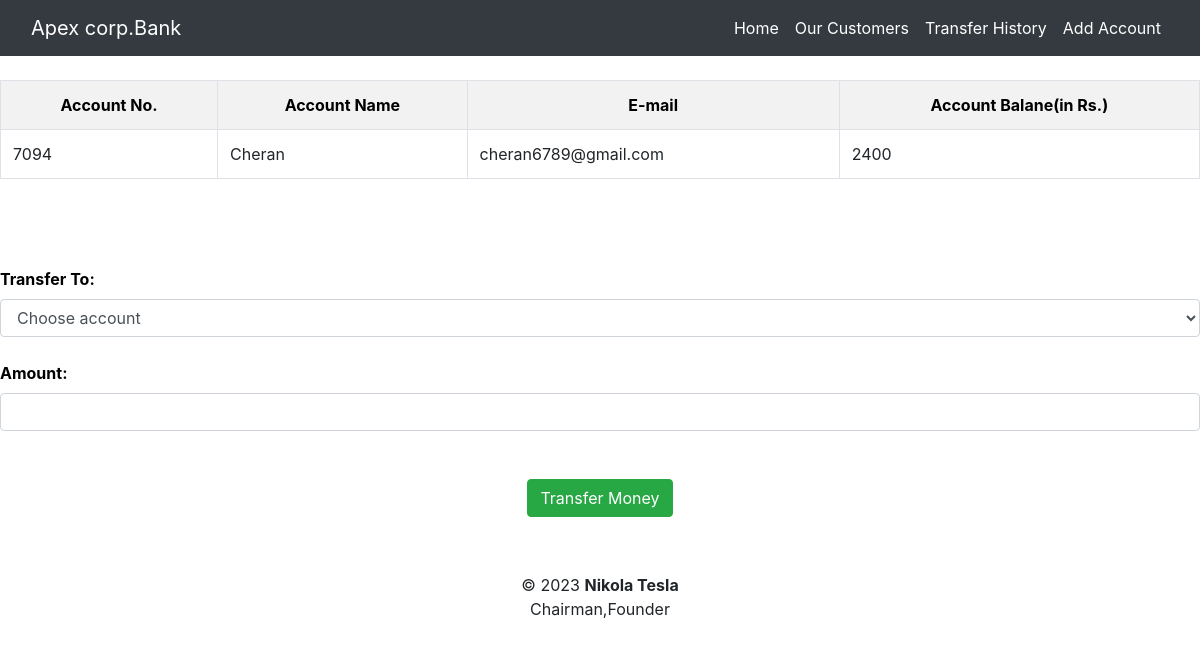
Screenshot of /transfer.php?tf=7094 with the database file from the repository.
### tables this page shows
CREATE TABLE `account` (
  `accno` int(11) DEFAULT NULL,
  `name` varchar(255) NOT NULL,
  `mail` text NOT NULL,
  `amt` int(11) NOT NULL
);

### transfer.php (the view, shortened to what this page needs)
<!DOCTYPE html>
<html lang="en">
<head>
  <link rel="stylesheet" href="https://maxcdn.bootstrapcdn.com/bootstrap/4.5.2/css/bootstrap.min.css">
  <link rel="stylesheet"   href="CSS/Styles.css">
</head>
<body>
<nav class="navbar navbar-expand-lg navbar-dark bg-dark">
  <div class="container-fluid">
    <a class="navbar-brand" href="#">Apex corp.Bank </a>
    <div class="collapse navbar-collapse" id="navbarSupportedContent">
      <ul class="navbar-nav ml-auto">
        <li class="nav-item">
          <a class="nav-link active" aria-current="page" href="home.php">Home</a>
        </li>
        <li class="nav-item">
          <a class="nav-link active" aria-current="page" href="data.php">Our Customers</a>
        </li>
        <li class="nav-item">
          <a class="nav-link active" aria-current="page" href="tansferhistory.php">Transfer History</a>
        </li>
        <li class="nav-item">
          <a class="nav-link active" aria-current="page" href="newdata.php">Add Account</a>
        </li>
        </div>
      </div>
</nav>
<?php
             $connection = mysqli_connect("localhost","root","");
            ?>
            <form method="post" name="tcredit" class="tabletext" ><br>
        <div>
            <table class="table table-striped table-condensed table-bordered">
            <tr style="color : black;">
                    <th class="text-center">Account No.</th>
                    <th class="text-center">Account Name</th>
                    <th class="text-center">E-mail</th>
                    <th class="text-center">Account Balane(in Rs.)</th>
                </tr>
               <?php
                 $tf = $_GET['tf'];
                 $sql = "select * from account where accno = '$tf'";
                 $run = mysqli_query($connection,$sql);
                  while($row = mysqli_fetch_array($run))
                                {
                                    $accno = $row['accno'];
                                    $name = $row['name'];
                                    $mail = $row['mail'];
                                    $amt = $row['amt'];
                                ?>
                                        <td><?php echo $accno ?></td>
                                        <td><?php echo $name ?></td>
                                        <td><?php echo $mail ?></td>
                                        <td><?php echo $amt ?></td>
                                <?php $accno++; } ?>
            </table>
        </div>
        <br><br><br>
        <label style="color : black;"><b>Transfer To:</b></label>
        <select name="to" class="form-control" required>
            <option value="" disabled selected>Choose account</option>
        </select>
        <br>
            <label style="color : black;"><b>Amount:</b></label>
            <input type="number" class="form-control" name="amt" required>
            <br><br>
                <div class="text-center" >
            <button  class="btn btn-success" name="submit" type="submit" id="myBtn" >Transfer Money</button>
            </div>
        </form>
<footer class="text-center mt-2 py-5">
        <p>&copy 2023  <b>Nikola Tesla</b> </br>Chairman,Founder</p>
      </footer>
</body>
</html>

### rows the page displays
account: accno "7094", name "Cheran", mail "cheran6789@gmail.com", amt "2400"
